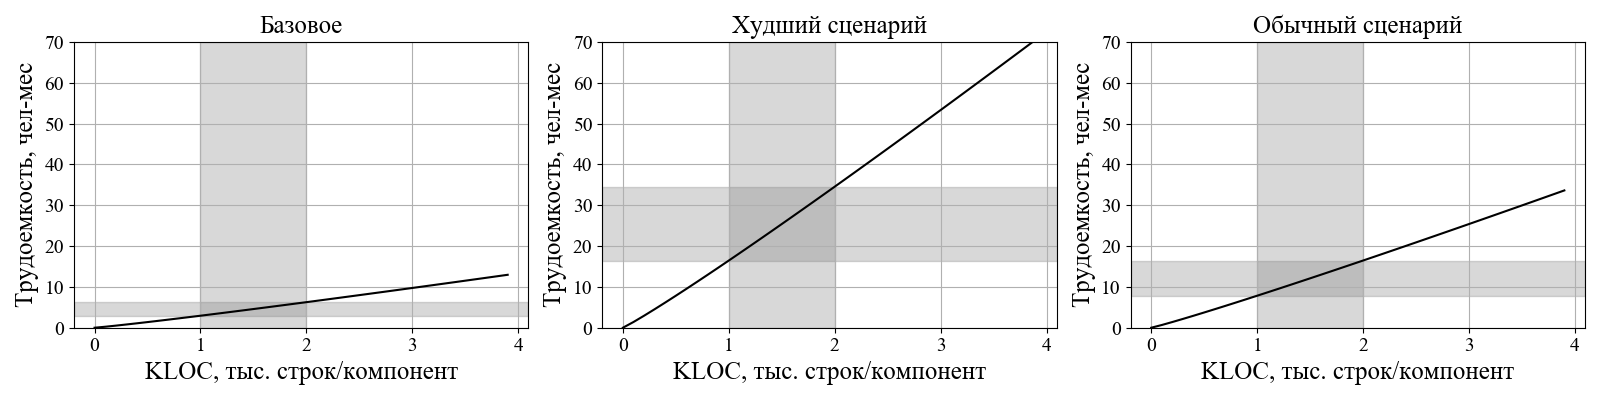

This chart was generated by the following Python code:
# -*- coding: utf-8 -*-

import numpy as np
import matplotlib as matplotlib
matplotlib.use('agg')

import matplotlib.pyplot as plt

def f1(t):
    return 2.94 * np.power(t, 1.09) # dob komp v shablon, mod = 0,1 osn

def f2(t):
    return 2.94 * np.power(5*t, 1.07) # mod komp

def f3(t):
    return 2.94 * np.power(2.5*t, 1.07) # mod komp

matplotlib.rcdefaults()
matplotlib.rcParams['font.family'] = 'fantasy'
matplotlib.rcParams['font.fantasy'] = 'Times New Roman', 'Ubuntu','Arial','Tahoma','Calibri'

t1 = np.arange(0.0, 4.0, 0.1)
x_begin = 1
x_end = 2
y_lim = 70

plt.figure(figsize = (16,4))

sp = plt.subplot(1,3,1)

plt.xlabel(u"KLOC, тыс. строк/компонент", fontsize=18)
plt.ylabel(u"Трудоемкость, чел-мес", fontsize=18)

plt.tick_params(axis='x', labelsize=14)
plt.tick_params(axis='y', labelsize=14)

plt.plot(t1, f1(t1), 'k')
plt.ylim((0,y_lim))
plt.title(u"Базовое", fontsize=18)

plt.axvspan(x_begin, x_end, color='grey', alpha=0.3)
plt.axhspan(f1(x_begin), f1(x_end), color='grey', alpha=0.3)
plt.grid()

sp1 = plt.subplot(1,3,2)
plt.xlabel(u"KLOC, тыс. строк/компонент", fontsize=18)
plt.ylabel(u"Трудоемкость, чел-мес", fontsize=18)

plt.tick_params(axis='x', labelsize=14)
plt.tick_params(axis='y', labelsize=14)

plt.plot(t1, f2(t1), 'k')
plt.ylim((0,y_lim))
plt.title(u"Худший сценарий", fontsize=18)

plt.axvspan(x_begin, x_end, color='grey', alpha=0.3)
plt.axhspan(f2(x_begin), f2(x_end), color='grey', alpha=0.3)
plt.grid()

sp2 = plt.subplot(1,3,3)
plt.xlabel(u"KLOC, тыс. строк/компонент", fontsize=18)
plt.ylabel(u"Трудоемкость, чел-мес", fontsize=18)

plt.tick_params(axis='x', labelsize=14)
plt.tick_params(axis='y', labelsize=14)

plt.plot(t1, f3(t1), 'k')
plt.ylim((0,y_lim))
plt.title(u"Обычный сценарий", fontsize=18)

plt.axvspan(x_begin, x_end, color='grey', alpha=0.3)
plt.axhspan(f3(x_begin), f3(x_end), color='grey', alpha=0.3)

plt.grid()
plt.tight_layout()
plt.savefig('modif.png')
